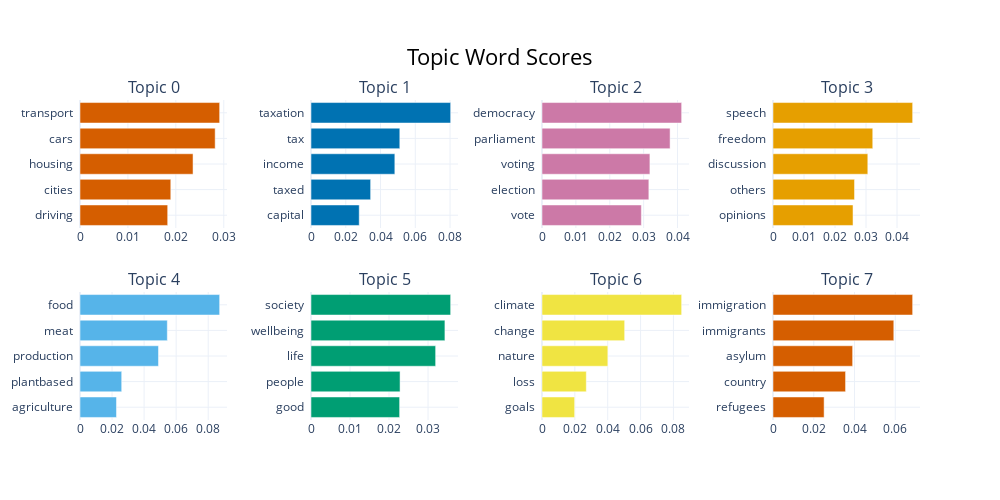

This figure's notebook cell:
### Code cell
topic_model.visualize_barchart()

### Figure 1 — Plotly figure (JSON) as saved in the notebook; plotly's stock layout.template omitted (floating-point values rounded to 4 significant figures)
{"data": [{"marker": {"color": "#D55E00"}, "orientation": "h", "type": "bar", "x": [0.0183, 0.01895, 0.02359, 0.02821, 0.02914], "xaxis": "x", "y": ["driving  ", "cities  ", "housing  ", "cars  ", "transport  "], "yaxis": "y"}, {"marker": {"color": "#0072B2"}, "orientation": "h", "type": "bar", "x": [0.02774, 0.03431, 0.04824, 0.05109, 0.08035], "xaxis": "x2", "y": ["capital  ", "taxed  ", "income  ", "tax  ", "taxation  "], "yaxis": "y2"}, {"marker": {"color": "#CC79A7"}, "orientation": "h", "type": "bar", "x": [0.02933, 0.03154, 0.03185, 0.03781, 0.04122], "xaxis": "x3", "y": ["vote  ", "election  ", "voting  ", "parliament  ", "democracy  "], "yaxis": "y3"}, {"marker": {"color": "#E69F00"}, "orientation": "h", "type": "bar", "x": [0.02582, 0.02629, 0.03058, 0.03218, 0.04505], "xaxis": "x4", "y": ["opinions  ", "others  ", "discussion  ", "freedom  ", "speech  "], "yaxis": "y4"}, {"marker": {"color": "#56B4E9"}, "orientation": "h", "type": "bar", "x": [0.02277, 0.02602, 0.04897, 0.05449, 0.08714], "xaxis": "x5", "y": ["agriculture  ", "plantbased  ", "production  ", "meat  ", "food  "], "yaxis": "y5"}, {"marker": {"color": "#009E73"}, "orientation": "h", "type": "bar", "x": [0.02271, 0.02283, 0.03195, 0.03433, 0.03579], "xaxis": "x6", "y": ["good  ", "people  ", "life  ", "wellbeing  ", "society  "], "yaxis": "y6"}, {"marker": {"color": "#F0E442"}, "orientation": "h", "type": "bar", "x": [0.01988, 0.02697, 0.04008, 0.05032, 0.08501], "xaxis": "x7", "y": ["goals  ", "loss  ", "nature  ", "change  ", "climate  "], "yaxis": "y7"}, {"marker": {"color": "#D55E00"}, "orientation": "h", "type": "bar", "x": [0.02509, 0.03561, 0.03908, 0.05928, 0.06854], "xaxis": "x8", "y": ["refugees  ", "country  ", "asylum  ", "immigrants  ", "immigration  "], "yaxis": "y8"}], "layout": {"annotations": [{"font": {"size": 16}, "showarrow": false, "text": "Topic 0", "x": 0.0875, "xanchor": "center", "xref": "paper", "y": 1, "yanchor": "bottom", "yref": "paper"}, {"font": {"size": 16}, "showarrow": false, "text": "Topic 1", "x": 0.3625, "xanchor": "center", "xref": "paper", "y": 1, "yanchor": "bottom", "yref": "paper"}, {"font": {"size": 16}, "showarrow": false, "text": "Topic 2", "x": 0.6375, "xanchor": "center", "xref": "paper", "y": 1, "yanchor": "bottom", "yref": "paper"}, {"font": {"size": 16}, "showarrow": false, "text": "Topic 3", "x": 0.9125, "xanchor": "center", "xref": "paper", "y": 1, "yanchor": "bottom", "yref": "paper"}, {"font": {"size": 16}, "showarrow": false, "text": "Topic 4", "x": 0.0875, "xanchor": "center", "xref": "paper", "y": 0.4, "yanchor": "bottom", "yref": "paper"}, {"font": {"size": 16}, "showarrow": false, "text": "Topic 5", "x": 0.3625, "xanchor": "center", "xref": "paper", "y": 0.4, "yanchor": "bottom", "yref": "paper"}, {"font": {"size": 16}, "showarrow": false, "text": "Topic 6", "x": 0.6375, "xanchor": "center", "xref": "paper", "y": 0.4, "yanchor": "bottom", "yref": "paper"}, {"font": {"size": 16}, "showarrow": false, "text": "Topic 7", "x": 0.9125, "xanchor": "center", "xref": "paper", "y": 0.4, "yanchor": "bottom", "yref": "paper"}], "height": 500, "hoverlabel": {"bgcolor": "white", "font": {"family": "Rockwell", "size": 16}}, "showlegend": false, "title": {"font": {"color": "Black", "size": 22}, "text": "Topic Word Scores", "x": 0.5, "xanchor": "center", "yanchor": "top"}, "width": 1000, "xaxis": {"anchor": "y", "domain": [0, 0.175], "showgrid": true}, "xaxis2": {"anchor": "y2", "domain": [0.275, 0.45], "showgrid": true}, "xaxis3": {"anchor": "y3", "domain": [0.55, 0.725], "showgrid": true}, "xaxis4": {"anchor": "y4", "domain": [0.825, 1], "showgrid": true}, "xaxis5": {"anchor": "y5", "domain": [0, 0.175], "showgrid": true}, "xaxis6": {"anchor": "y6", "domain": [0.275, 0.45], "showgrid": true}, "xaxis7": {"anchor": "y7", "domain": [0.55, 0.725], "showgrid": true}, "xaxis8": {"anchor": "y8", "domain": [0.825, 1], "showgrid": true}, "yaxis": {"anchor": "x", "domain": [0.6, 1], "showgrid": true}, "yaxis2": {"anchor": "x2", "domain": [0.6, 1], "showgrid": true}, "yaxis3": {"anchor": "x3", "domain": [0.6, 1], "showgrid": true}, "yaxis4": {"anchor": "x4", "domain": [0.6, 1], "showgrid": true}, "yaxis5": {"anchor": "x5", "domain": [0, 0.4], "showgrid": true}, "yaxis6": {"anchor": "x6", "domain": [0, 0.4], "showgrid": true}, "yaxis7": {"anchor": "x7", "domain": [0, 0.4], "showgrid": true}, "yaxis8": {"anchor": "x8", "domain": [0, 0.4], "showgrid": true}}}
